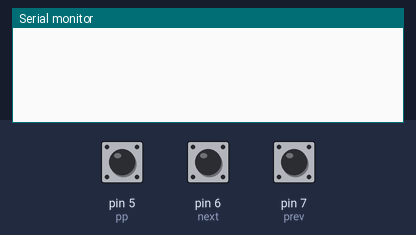
Bench run of a sketch on a simulated Arduino Uno, built with avr-gcc and run on an emulated ATmega328P. On the bench: the last lines printed to the serial monitor. Inputs (shaded band) come from the test bench; at power-on: pin 5 (pp) HIGH, pin 6 (next) HIGH, pin 7 (prev) HIGH. Storage starts empty; the audio player accepts every command and is not drawn.

Above: at 1.2 s.
1.3 s: pin 5 (pp) pulled LOW for 0.15 s
At 1.8 s:
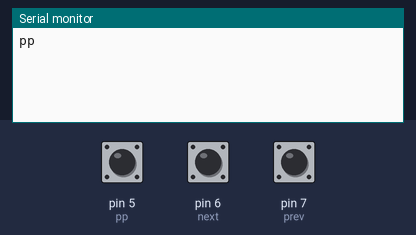
2.9 s: pin 6 (next) pulled LOW for 0.15 s
At 4.1 s:
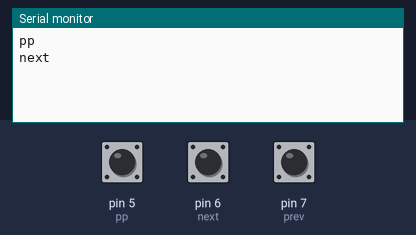
4.5 s: pin 7 (prev) pulled LOW for 0.15 s
At 5.4 s:
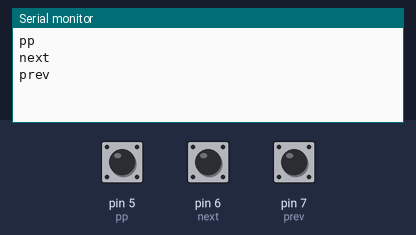

The sketch:

Audio_Player.ino
```cpp
#include <SD.h> // need to include the SD library
#define SD_ChipSelectPin 4 //connect pin 4 of arduino to cs pin of sd card
#include <TMRpcm.h> //Arduino library for asynchronous playback of PCM/WAV files
#include <SPI.h> //  need to include the SPI library

TMRpcm tmrpcm; // create an object for use in this sketch
int temp=1;
int pp=5;
int next=6;
int prev=7;
void setup()
{
 pinMode(pp,INPUT_PULLUP);
 pinMode(next,INPUT_PULLUP);
 pinMode(prev,INPUT_PULLUP);

 tmrpcm.speakerPin = 9; //5,6,11 or 46 on Mega, 9 on Uno, Nano, etc
 Serial.begin(9600);
 if (!SD.begin(SD_ChipSelectPin)) // returns 1 if the card is present
 {
  Serial.println("SD fail");
  return;
 }

 tmrpcm.setVolume(5); //
 tmrpcm.play("song1.wav"); //the sound file "song" will play each time the arduino powers up, or is reset
                          //try to provide the file name with extension

}


void loop()
{
  while(digitalRead(pp)==0 || digitalRead(next)==0 || digitalRead(prev)==0)
  {
    if(digitalRead(pp)==0)
    {
      Serial.println("pp");
      tmrpcm.pause();
      while(digitalRead(pp)==0);
      delay(200);
    }
    else if(digitalRead(next)==0)
    {
      Serial.println("next");
      if(temp<4)//temp should be lesser than no. of songs
      temp=temp+1;
      while(digitalRead(next)==0);
      delay(200);
      song();
    }
    else if(digitalRead(prev)==0)
    {
      Serial.println("prev");
      if(temp>1)
      temp=temp-1;
      while(digitalRead(prev)==0);
      delay(200);
      song();
    }
  }
}

void song (void)
{
  if(temp==1)
  {
    tmrpcm.play("Song1.wav");
  }
  else if(temp==2)
  {
    tmrpcm.play("Song2.wav");
  }
  else if(temp==3)
  {
    tmrpcm.play("Song3.wav");
  }
  else if(temp==4)
  {
    tmrpcm.play("Song4.wav");
  }
}
```

Measured:
- after the input at 1.3 s, the serial monitor: prints a new line at once (image 1)
- after the input at 2.9 s, the serial monitor: prints a new line at once (image 2)
- after the input at 4.5 s, the serial monitor: prints a new line at once (image 3)
